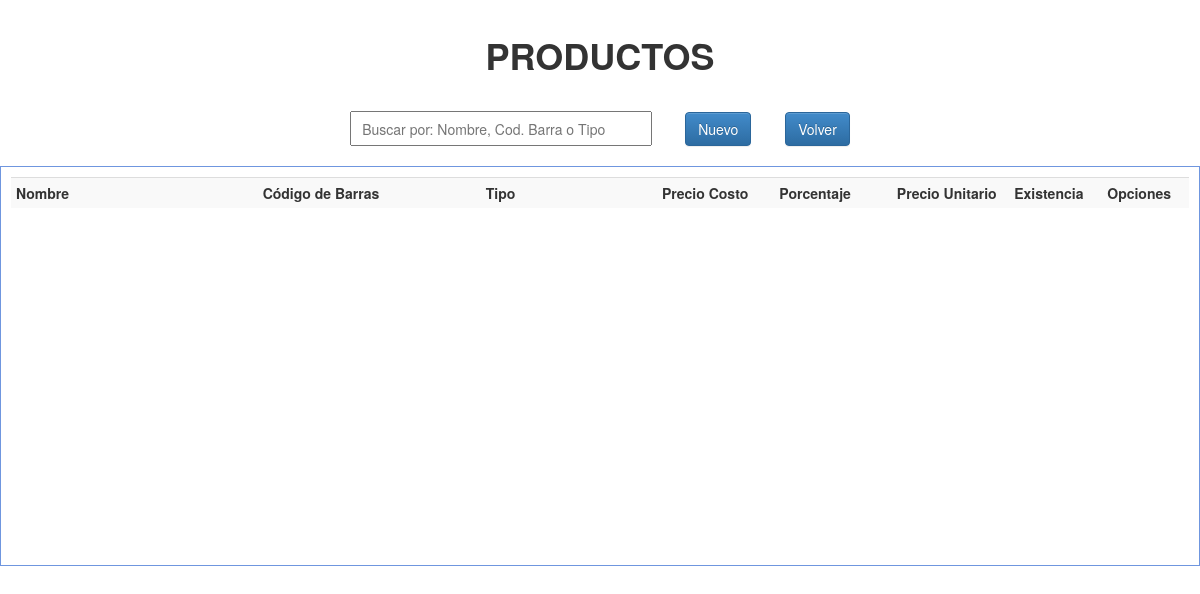
Page /php/productos.php on the earlier database version.
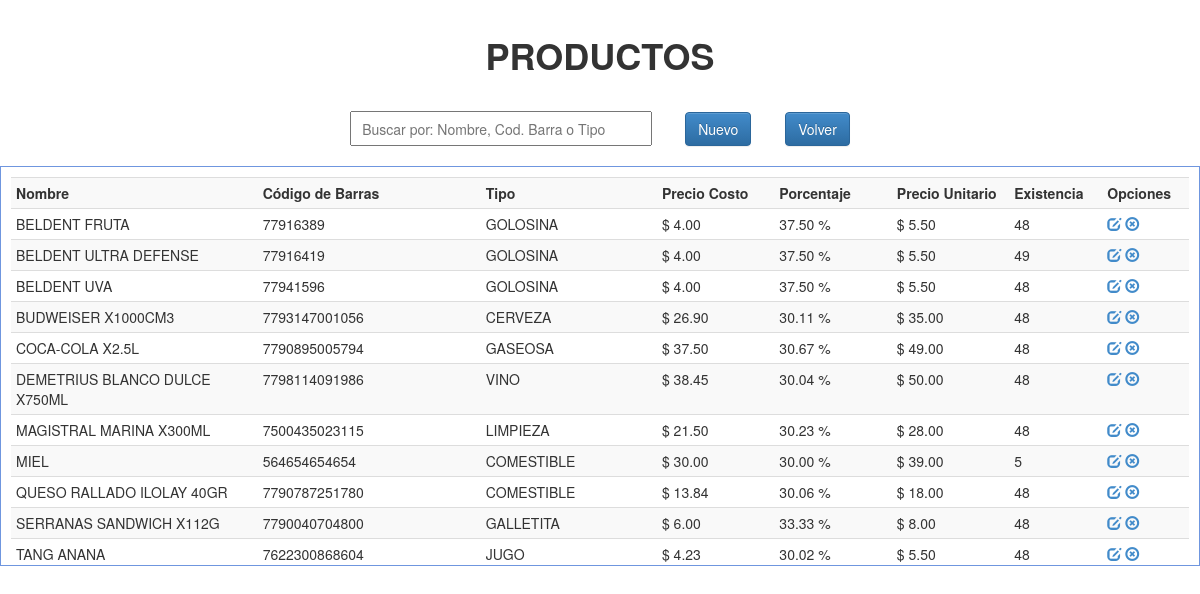
Same page on the later database version.
### tables this page shows
CREATE TABLE IF NOT EXISTS `productos` (
  `id_prod` int(11) NOT NULL AUTO_INCREMENT,
  `nomb_prod` varchar(100) NOT NULL,
  `cod_barra` varchar(100) NOT NULL,
  `tipo_prod` int(11) NOT NULL,
  `precio_cost` decimal(10,2) NOT NULL,
  `porcentaje_prod` decimal(5,2) NOT NULL,
  `precio_unit` decimal(10,2) NOT NULL,
  `existencia_prod` int(10) NOT NULL,
  `fecha_reg` date NOT NULL,
  `iva_prod` decimal(3,2) NOT NULL,
  PRIMARY KEY (`id_prod`)
);

CREATE TABLE IF NOT EXISTS `tipoproductos` (
  `id_tipo_pro` int(11) NOT NULL AUTO_INCREMENT,
  `tipo_pro` varchar(50) NOT NULL,
  PRIMARY KEY (`id_tipo_pro`)
);

### php/productos.php (the view, shortened to what this page needs)
<!DOCTYPE html PUBLIC "-//W3C//DTD XHTML 1.0 Transitional//EN" "http://www.w3.org/TR/xhtml1/DTD/xhtml1-transitional.dtd">
<html xmlns="http://www.w3.org/1999/xhtml">
<head>
<link href="../css/estilo.css" rel="stylesheet">
<link href="../bootstrap/css/bootstrap.css" rel="stylesheet">
<link href="../bootstrap/css/bootstrap.min.css" rel="stylesheet">
<link href="../bootstrap/css/bootstrap-theme.css" rel="stylesheet">
<link href="../bootstrap/css/bootstrap-theme.min.css" rel="stylesheet">
</head>
<body>
    <header><big><strong><font color="#333333">PRODUCTOS</strong></big></header>
    <section>
    <table border="0" align="center">
        <tr>
            <td width="335"><input type="text" placeholder="Buscar por: Nombre, Cod. Barra o Tipo" id="bs-prod" autofocus/></td>
            <td width="100"><button id="nuevo-producto" class="btn btn-primary">Nuevo</button></td>
            <td witdh="200"><form><button id="volver" class="btn btn-primary"  onclick="history.back()">Volver</button></form></td>
        </tr>
    </table>
    </section>
    <div class="registros" id="agrega-registros">
        <table class="table table-striped table-condensed table-hover">
            <tr>
                <th width="210">Nombre</th>
                <th width="190">Código de Barras</th>
                <th width="150">Tipo</th>
                <th width="100">Precio Costo</th>
                <th width="100">Porcentaje</th>
                <th width="100">Precio Unitario</th>
                <th width="70">Existencia</th>
                <th width="50">Opciones</th>
            </tr>
        <?php
            $registro = mysql_query("SELECT * FROM productos, tipoproductos WHERE tipo_prod = id_tipo_pro ORDER BY nomb_prod ASC");
            while($registro2 = mysql_fetch_array($registro)){
                echo '<tr>
                        <td>'.$registro2['nomb_prod'].'</td>
                        <td>'.$registro2['cod_barra'].'</td>
                        <td>'.$registro2['tipo_pro'].'</td>
                        <td>$ '.$registro2['precio_cost'].'</td>
                        <td>'.$registro2['porcentaje_prod'].' %</td>
                        <td>$ '.$registro2['precio_unit'].'</td>
                        <td>'.$registro2['existencia_prod'].'</td>
                        <td><a href="javascript:editarProducto('.$registro2['id_prod'].');" class="glyphicon glyphicon-edit"></a> <a href="javascript:eliminarProducto('.$registro2['id_prod'].');" class="glyphicon glyphicon-remove-circle"></a></td>
                    </tr>';
            }
        ?>
        </table>
    </div>
</body>
</html>

Differences in the rows shown:
now on this page (row edited): productos: nomb_prod "BELDENT FRUTA", cod_barra "77916389", tipoproductos.tipo_pro "GOLOSINA", precio_cost "4.00", porcentaje_prod "37.50", precio_unit "5.50", existencia_prod "48"
now on this page (row edited): productos: nomb_prod "BELDENT ULTRA DEFENSE", cod_barra "77916419", tipoproductos.tipo_pro "GOLOSINA", precio_cost "4.00", porcentaje_prod "37.50", precio_unit "5.50", existencia_prod "49"
now on this page (row edited): productos: nomb_prod "BELDENT UVA", cod_barra "77941596", tipoproductos.tipo_pro "GOLOSINA", precio_cost "4.00", porcentaje_prod "37.50", precio_unit "5.50", existencia_prod "48"
now on this page (row edited): productos: nomb_prod "BUDWEISER X1000CM3", cod_barra "7793147001056", tipoproductos.tipo_pro "CERVEZA", precio_cost "26.90", porcentaje_prod "30.11", precio_unit "35.00", existencia_prod "48"
now on this page (row edited): productos: nomb_prod "COCA-COLA X2.5L", cod_barra "7790895005794", tipoproductos.tipo_pro "GASEOSA", precio_cost "37.50", porcentaje_prod "30.67", precio_unit "49.00", existencia_prod "48"
now on this page (row edited): productos: nomb_prod "DEMETRIUS BLANCO DULCE X750ML", cod_barra "7798114091986", tipoproductos.tipo_pro "VINO", precio_cost "38.45", porcentaje_prod "30.04", precio_unit "50.00", existencia_prod "48"
now on this page (row edited): productos: nomb_prod "MAGISTRAL MARINA X300ML", cod_barra "7500435023115", tipoproductos.tipo_pro "LIMPIEZA", precio_cost "21.50", porcentaje_prod "30.23", precio_unit "28.00", existencia_prod "48"
added productos: nomb_prod "MIEL", cod_barra "564654654654", tipoproductos.tipo_pro "COMESTIBLE", precio_cost "30.00", porcentaje_prod "30.00", precio_unit "39.00", existencia_prod "5"
now on this page (row edited): productos: nomb_prod "QUESO RALLADO ILOLAY 40GR", cod_barra "7790787251780", tipoproductos.tipo_pro "COMESTIBLE", precio_cost "13.84", porcentaje_prod "30.06", precio_unit "18.00", existencia_prod "48"
now on this page (row edited): productos: nomb_prod "SERRANAS SANDWICH X112G", cod_barra "7790040704800", tipoproductos.tipo_pro "GALLETITA", precio_cost "6.00", porcentaje_prod "33.33", precio_unit "8.00", existencia_prod "48"
now on this page (row edited): productos: nomb_prod "TANG ANANA", cod_barra "7622300868604", tipoproductos.tipo_pro "JUGO", precio_cost "4.23", porcentaje_prod "30.02", precio_unit "5.50", existencia_prod "48"
